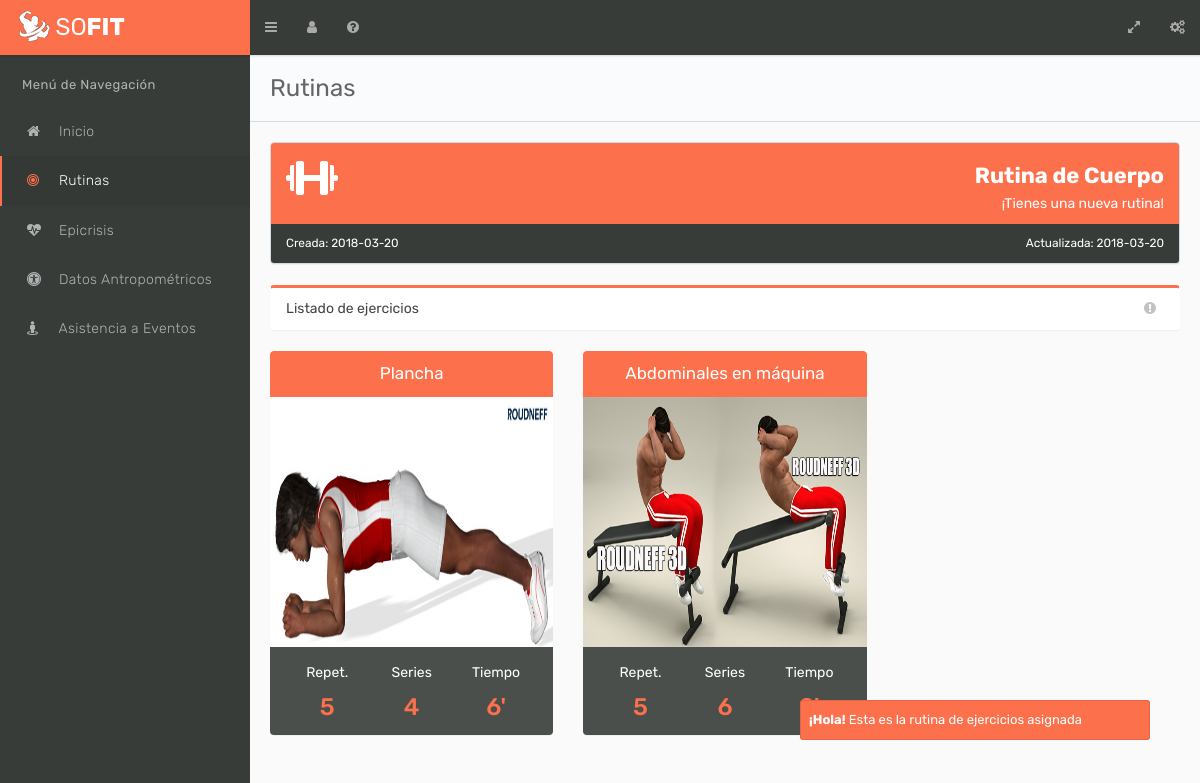
The app's page /index-usuario.php?vista=rutinasUsuario (signed in) with its own data.
### tables this page shows
CREATE TABLE `rutina` (
  `id_Rutina` int(11) NOT NULL,
  `nombre_Rutina` varchar(45) NOT NULL,
  `fecha_Creacion` date NOT NULL,
  `fecha_Actualizacion` date NOT NULL
);

CREATE TABLE `rutina_ejercicio` (
  `id_Rutina` int(11) NOT NULL,
  `id_Ejercicio` int(11) NOT NULL,
  `series` int(11) DEFAULT NULL,
  `repeticiones` int(11) DEFAULT NULL,
  `tiempo` int(11) DEFAULT NULL,
  `dia` int(2) DEFAULT NULL
);

CREATE TABLE `ejercicio` (
  `id_Ejercicio` int(11) NOT NULL,
  `nombre_Ejercicio` varchar(150) NOT NULL,
  `foto_Ejercicio` varchar(150) NOT NULL,
  `id_Categoria` int(11) NOT NULL
);

### modelo/Conexion_rutina.php (called while the page is built, shortened)
<?php
class ConexionRutina
{
  private $conexion;
  public function __construct()
  {
    $this-> host = "localhost";
    $this-> user = "root";
    $this-> pass = "";
    $this-> bd = "bd_sofit";
    $this-> conexion = mysqli_connect($this-> host, $this-> user, $this-> pass, $this-> bd);
   }
  public function consultaRetorno($sql){
    $consulta = mysqli_query($this-> conexion, $sql);
    return $consulta;
  }
}
 ?>

### controlador/ControladorRutina.php (called while the page is built, shortened)
<?php
  include_once('modelo/rutina.php');
  class ControladorRutina
  {
    private $rutina;
    public function __construct()
    {
      $this-> rutina         = new Rutina();
    }
    public function rutinaU($id_Usuario)
    {
      $resultado = $this-> rutina-> rutinaUsaurio($id_Usuario);
      return $resultado;
    }
    public function datosRutina($id_Usuario)
    {
      $resultado = $this-> rutina-> consultarDatosRutina($id_Usuario);
      return $resultado;
    }
    public function rutinaUsuarioExiste($id_Usuario)
    {
      $resultado = $this-> rutina-> rutinaExiste($id_Usuario);
      return $resultado;
    }
  }
?>

### modelo/rutina.php (called while the page is built, shortened)
<?php
  include_once('Conexion_rutina.php');
  class Rutina
  {
    private $conex;
    public function __construct()
    {
      $this-> conex = new ConexionRutina();
    }
    public function rutinaUsaurio($id_Usuario)
    {
      $sql = "SELECT
                e.nombre_Ejercicio,
                e.foto_Ejercicio,
                re.series,
                re.repeticiones,
                re.tiempo,
                re.dia
              FROM rutina_ejercicio re
              JOIN ejercicio e ON re.id_Ejercicio= e.id_Ejercicio
              JOIN categoria c ON e.id_Categoria= c.id_Categoria
              JOIN rutina r ON r.id_Rutina = re.id_Rutina
              JOIN usuario_rutina ur ON ur.id_Rutina = r.id_Rutina
              JOIN usuario u ON u.id_Usuario = ur.id_Usuario
              WHERE u.id_Usuario= $id_Usuario";
      $resultado = $this-> conex-> consultaRetorno($sql);
      $exito = mysqli_num_rows($resultado);
      if ($exito>0) {
         return $resultado;
      } else {
        $resultado=false;
        return $resultado;
      }
    }
    public function consultarDatosRutina($id_Usuario)
    {
      $sql = "SELECT
              r.nombre_Rutina,
              r.fecha_Creacion,
              r.fecha_Actualizacion,
              c.nombre_Categoria
            FROM rutina_ejercicio re
            JOIN ejercicio e ON re.id_Ejercicio= e.id_Ejercicio
            JOIN categoria c ON e.id_Categoria= c.id_Categoria
            JOIN rutina r ON r.id_Rutina = re.id_Rutina
            JOIN usuario_rutina ur ON ur.id_Rutina = r.id_Rutina
            JOIN usuario u ON u.id_Usuario = ur.id_Usuario
            WHERE u.id_Usuario= $id_Usuario LIMIT 1";
      $resultado = $this-> conex-> consultaRetorno($sql);
      $exito = mysqli_num_rows($resultado);
      if ($exito>0) {
         return $resultado;
      } else {
        $resultado=false;
        return $resultado;
      }
    }
    public function rutinaExiste($id_Usuario)
    {
      $sql = "SELECT ur.id_Rutina FROM usuario_rutina ur
              JOIN usuario u ON u.id_Usuario = ur.id_Usuario
              WHERE ur.id_Usuario = $id_Usuario";
      $resultado = $this-> conex-> consultaRetorno($sql);
      $numrows = mysqli_num_rows($resultado);
      if ($numrows!=0) {
         return true;
      } else {
        return false;
      }
    }
  }
?>

### index-usuario.php (the view, shortened to what this page needs)
<!DOCTYPE html>
<html lang="en" class="no-ie">
<head>
   <link rel="stylesheet" href="app/css/bootstrap.css">
   <link rel="stylesheet" href="vendor/font-awesome/css/font-awesome.min.css">
   <link rel="stylesheet" href="vendor/animo.js/animate-animo.css">
   <link rel="stylesheet" href="vendor/whirl/dist/whirl.css">
   <link rel="stylesheet" href="vendor/chosen/chosen.css">
   <link rel="stylesheet" href="vendor/eonasdan-bootstrap-datetimepicker/build/css/bootstrap-datetimepicker.min.css">
   <link rel="stylesheet" href="vendor/codemirror/lib/codemirror.css">
   <link rel="stylesheet" href="vendor/bootstrap-tagsinput/dist/bootstrap-tagsinput.css">
  <link rel="stylesheet" href="app/css/app.css">
</head>
<body>
   <div class="wrapper">
      <nav role="navigation" class="navbar navbar-default navbar-top navbar-fixed-top">
         <div class="navbar-header">
            <a href="index-usuario.php" class="navbar-brand">
               <div class="brand-logo">
                  <img src="app/img/logo.png" alt="App Logo" class="img-responsive">
               </div>
            </a>
         </div>
         <div class="nav-wrapper">
            <ul class="nav navbar-nav">
               <li>
                  <a href="#" data-toggle-state="aside-collapsed" class="hidden-xs">
                     <em class="fa fa-navicon"></em>
                  </a>
               </li>
               <li>
                  <a href="#" data-toggle-state="aside-user">
                     <em class="fa fa-user"></em>
                  </a>
               </li>
               <li>
                  <a href="fpdf/manuales/ManualdelAprendiz.pdf">
                     <em class="fa fa-question-circle"></em>
                  </a>
               </li>
            </ul>
            <ul class="nav navbar-nav navbar-right">
               <li>
                  <a href="#" data-toggle="fullscreen">
                     <em class="fa fa-expand"></em>
                  </a>
               </li>
               <li>
                  <a href="#" data-toggle-state="offsidebar-open">
                     <em class="fa fa-cogs"></em>
                  </a>
               </li>
            </ul>
         </div>
      </nav>
      <aside class="aside">
         <nav class="sidebar">
            <ul class="nav">
               <li class="nav-heading">Menú de Navegación</li>
               <li id="inicio">
                  <a href="index-usuario.php" title="Dashboard" data-toggle="" class="no-submenu">
                     <em class="fa fa-home"></em>
                     <span class="item-text">Inicio</span>
                  </a>
               </li>
               <li id="rutinas">
                  <a href="?vista=rutinasUsuario" title="Epicrisis" data-toggle="" class="no-submenu">
                     <em class="fa fa-bullseye"></em>
                     <span class="item-text">Rutinas</span>
                  </a>
               </li>
               <li id="epicrisis">
                  <a href="?vista=verEpicrisis" title="Epicrisis" data-toggle="" class="no-submenu">
                     <em class="fa fa-heartbeat"></em>
                     <span class="item-text">Epicrisis</span>
                  </a>
               </li>
               <li id="antropometrica">
                  <a href="?vista=datosAntropometricosUsuario" title="Epicrisis" data-toggle="" class="no-submenu">
                     <em class="fa fa-universal-access"></em>
                     <span class="item-text">Datos Antropométricos</span>
                  </a>
               </li>
               <li id="eventos">
                  <a href="?vista=asistenciaEvento" title="Epicrisis" data-toggle="" class="no-submenu">
                     <em class="fa fa-street-view"></em>
                     <span class="item-text">Asistencia a Eventos</span>
                  </a>
               </li>
            </ul>
         </nav>
      </aside>
      <section>
         <div class="content-wrapper">
           <?php
             $enrutador = new Enrutador();
             if(!isset($_GET['vista'])){
               $vista='inicio-usuario';
               $enrutador-> cargarVista($vista);
             }
              else
                $enrutador-> cargarVista($_GET['vista']);
            ?>
         </div>
      </section>
   </div>
</body>
</html>

### vistas/rutinasUsuario.php (shortened to what this page needs)
<?php
  include_once('controlador/ControladorRutina.php');
  $controlador = new ControladorRutina();
  $rutinaAsignada = $controlador-> rutinaUsuarioExiste($_SESSION['id_Usuario']);
  if ($rutinaAsignada) {
    $rutina = $controlador->rutinaU($_SESSION['id_Usuario']);
    $datosRutina = $controlador->datosRutina($_SESSION['id_Usuario']);
  }
?>
<h3>
   Rutinas
</h3>
<?php if($rutinaAsignada){ ?>
<div class="row" >
  <div class="col-lg-12">
    <div class="panel panel-danger">
       <div class="panel-heading" style="background-color: #fc704c;">
          <div class="row">
             <div class="col-xs-3">
                <em ><img src="app/img/icon_mancuerna.png" alt=""></em>
             </div>
             <div class="col-xs-9 text-right" style="padding-top: 6px;">
                <div class="text-md" style="font-size: 22px;font-weight: bold;"><?php $filaDatos = mysqli_fetch_assoc($datosRutina); echo $filaDatos['nombre_Rutina']; ?></div>
                <p class="m0">¡Tienes una nueva rutina!</p>
             </div>
          </div>
       </div>
       <a href="#" class="panel-footer bg-dark bt0 clearfix btn-block" style="background-color: #373c38;">
          <span class="pull-left text-sm">Creada: <?php echo $filaDatos['fecha_Creacion'] ?></span>
          <span class="pull-right text-sm">Actualizada: <?php echo $filaDatos['fecha_Actualizacion'] ?></span>
       </a>
    </div>
  </div>
</div>
<div class="row" >
  <div class="col-lg-12">
    <div class="panel panel-default" style="border-color: #fc704c;border-left-color: #fff;border-bottom-color: #fff;border-right-color: #fff;">
       <div class="panel-heading">Listado de ejercicios
          <a href="#" data-perform="panel-dismiss" data-toggle="tooltip" title="Información" class="pull-right">
             <em class="fa fa-exclamation-circle"></em>
          </a>
       </div>
    </div>
 </div>
 <?php while($filas = mysqli_fetch_assoc($rutina)) { ?>
  <div class="col-lg-4">
    <div class="panel widget">
    <div class="panel-heading text-center" style="background-color: #FC704C;color: #fff; font-size: 17px;"><?php echo $filas['nombre_Ejercicio'] ?></div>
       <img src="<?php echo $filas['foto_Ejercicio'] ?>" alt="Image" class="img-responsive" style="width: 100%; height: 250px;">
       <div class="panel-body" style="background-color: #373c38e6;">
          <div class="row row-table text-center text-white" >
             <div class="col-xs-4">
                <p>Repet.</p>
                <h3 class="m0 text-purple"><?php echo $filas['repeticiones'] ?></h3>
             </div>
             <div class="col-xs-4">
                <p>Series</p>
                <h3 class="m0 text-purple"><?php echo $filas['series'] ?></h3>
             </div>
             <div class="col-xs-4">
                <p>Tiempo</p>
                <h3 class="m0 text-purple"><?php echo $filas['tiempo']."'" ?></h3>
             </div>
          </div>
       </div>
    </div>
 </div>
<?php } ?>
</div>
 <?php } ?>

### records on screen
rutina: nombre_Rutina "Rutina de Cuerpo", fecha_Creacion "2018-03-20", fecha_Actualizacion "2018-03-20"
rutina_ejercicio: id_Ejercicio.nombre_Ejercicio "Plancha", id_Ejercicio.foto_Ejercicio (picture), repeticiones "5", series "4", tiempo "6"
rutina_ejercicio: id_Ejercicio.nombre_Ejercicio "Abdominales en máquina", id_Ejercicio.foto_Ejercicio (picture), repeticiones "5", series "6"
